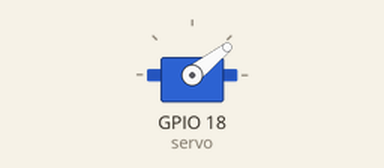
Simulated run of this program. Board: Raspberry Pi (BCM pin numbers). Shown: servo. Servo angles are drawn from the pulse width (0.5 ms = 0°, 2.5 ms = 180°); what the program prints to the terminal is not drawn.

Above: at 0.05 s.
At 0.45 s:
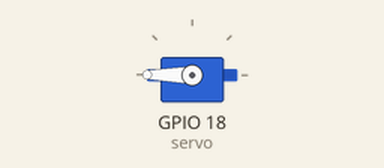
At 0.85 s:
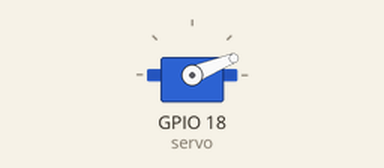
At 1.35 s:
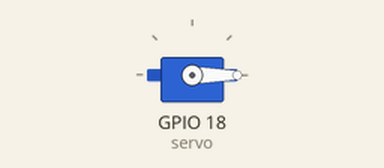
Timing chart, 0 to 3.1 s (numbered marks = the images above):
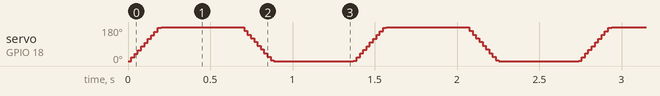

The program:

Sweep.py
```python
from gpiozero import AngularServo
import time

myGPIO=18
SERVO_DELAY_SEC = 0.001
myCorrection=0.0
maxPW=(2.5+myCorrection)/1000
minPW=(0.5-myCorrection)/1000
servo =  AngularServo(myGPIO,initial_angle=0,min_angle=0, max_angle=180,min_pulse_width=minPW,max_pulse_width=maxPW)

def loop():
    while True:
        for angle in range(0, 181, 1):
            servo.angle = angle
            time.sleep(SERVO_DELAY_SEC)
        time.sleep(0.5)
        for angle in range(180, -1, -1):
            servo.angle = angle
            time.sleep(SERVO_DELAY_SEC)
        time.sleep(0.5)

if __name__ == '__main__':
    print ('Program is starting...')
    try:
        loop()
    except KeyboardInterrupt:
        print("Ending program")
```
